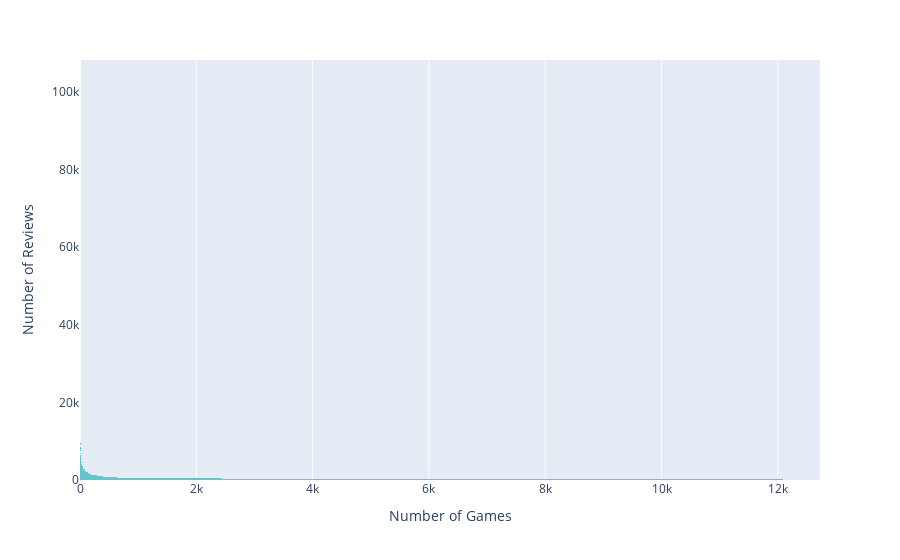

Notebook source saved alongside this figure:
### Markdown cell above
## How Many Ratings Does Each Game Have?

### Code cell
fig = px.histogram(modern_boardgames_df, y= 'NumUserRatings', color_discrete_sequence = color_pallete)

fig.update_layout(
    xaxis_title_text='Number of Games', # xaxis label
    yaxis_title_text='Number of Reviews', # yaxis label
)

fig.show()

### Figure 1 — Plotly figure (JSON) as saved in the notebook; plotly's stock layout.template omitted (floating-point values rounded to 4 significant figures; data arrays with more than 128 entries replaced by an {"elided": "..."} marker saying what was removed)
{"data": [{"alignmentgroup": "True", "bingroup": "y", "hovertemplate": "count=%{x}<br>NumUserRatings=%{y}<extra></extra>", "legendgroup": "", "marker": {"color": "rgb(102, 197, 204)", "pattern": {"shape": ""}}, "name": "", "offsetgroup": "", "orientation": "h", "showlegend": false, "type": "histogram", "xaxis": "x", "y": {"elided": "18920 int values"}, "yaxis": "y"}], "layout": {"barmode": "relative", "legend": {"tracegroupgap": 0}, "margin": {"t": 60}, "xaxis": {"anchor": "y", "domain": [0, 1], "title": {"text": "Number of Games"}}, "yaxis": {"anchor": "x", "domain": [0, 1], "title": {"text": "Number of Reviews"}}}}
